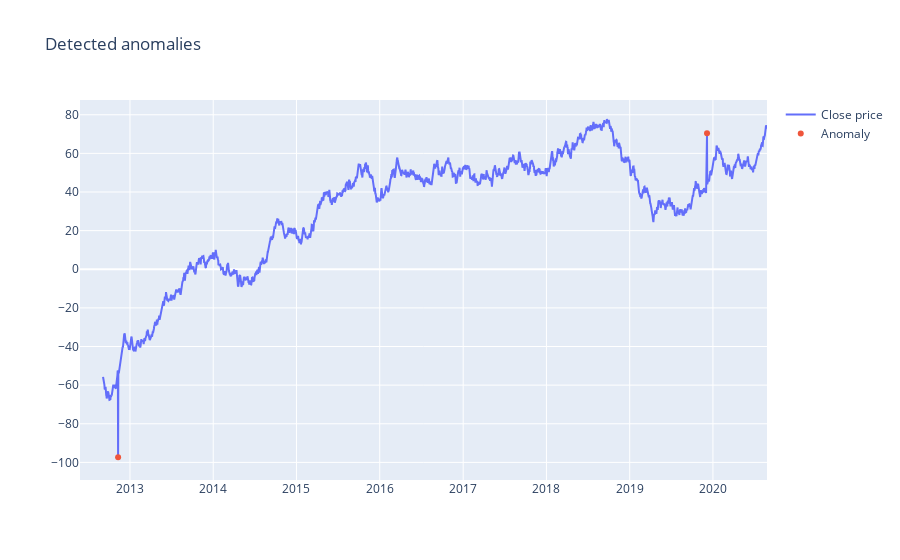

The code cell stored with this chart in its notebook:
### Code cell
fig = go.Figure()
fig.add_trace(go.Scatter(x=df_['dates'], y=scaler.inverse_transform(df_['value']), name='Close price'))
fig.add_trace(go.Scatter(x=anomalies['dates'], y=scaler.inverse_transform(anomalies['value']), mode='markers', name='Anomaly'))
fig.update_layout(showlegend=True, title='Detected anomalies')
fig.show()

### Figure 1 — Plotly figure (JSON) as saved in the notebook; plotly's stock layout.template omitted (floating-point values rounded to 4 significant figures; data arrays with more than 128 entries replaced by an {"elided": "..."} marker saying what was removed)
{"data": [{"name": "Close price", "type": "scatter", "x": {"elided": "2912 str values"}, "y": {"elided": "2912 float values"}}, {"mode": "markers", "name": "Anomaly", "type": "scatter", "x": ["2019-12-06T00:00:00", "2012-11-10T00:00:00"], "y": [70.36, -97.34]}], "layout": {"showlegend": true, "title": {"text": "Detected anomalies"}}}
